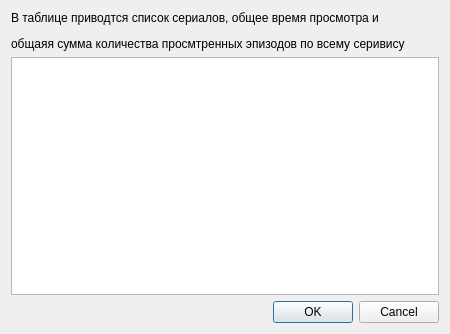
<?xml version="1.0" encoding="UTF-8"?>
<ui version="4.0">
 <class>StatDialog</class>
 <widget class="QDialog" name="StatDialog">
  <property name="geometry">
   <rect>
    <x>0</x>
    <y>0</y>
    <width>450</width>
    <height>334</height>
   </rect>
  </property>
  <property name="windowTitle">
   <string>Статистика</string>
  </property>
  <property name="modal">
   <bool>true</bool>
  </property>
  <layout class="QGridLayout" name="gridLayout">
   <item row="1" column="0">
    <widget class="QTableView" name="tableView">
     <property name="minimumSize">
      <size>
       <width>0</width>
       <height>200</height>
      </size>
     </property>
    </widget>
   </item>
   <item row="2" column="0">
    <widget class="QDialogButtonBox" name="buttonBox">
     <property name="orientation">
      <enum>Qt::Horizontal</enum>
     </property>
     <property name="standardButtons">
      <set>QDialogButtonBox::Cancel|QDialogButtonBox::Ok</set>
     </property>
    </widget>
   </item>
   <item row="0" column="0">
    <widget class="QLabel" name="label">
     <property name="minimumSize">
      <size>
       <width>0</width>
       <height>0</height>
      </size>
     </property>
     <property name="text">
      <string>&lt;html&gt;&lt;head/&gt;&lt;body&gt;&lt;p&gt;В таблице приводтся список сериалов, общее время просмотра и&lt;/p&gt;&lt;p align=&quot;justify&quot;&gt; общаяя сумма количества просмтренных эпизодов по всему серивису&lt;/p&gt;&lt;/body&gt;&lt;/html&gt;</string>
     </property>
     <property name="textFormat">
      <enum>Qt::AutoText</enum>
     </property>
    </widget>
   </item>
  </layout>
 </widget>
 <resources/>
 <connections>
  <connection>
   <sender>buttonBox</sender>
   <signal>accepted()</signal>
   <receiver>StatDialog</receiver>
   <slot>accept()</slot>
   <hints>
    <hint type="sourcelabel">
     <x>248</x>
     <y>254</y>
    </hint>
    <hint type="destinationlabel">
     <x>157</x>
     <y>274</y>
    </hint>
   </hints>
  </connection>
  <connection>
   <sender>buttonBox</sender>
   <signal>rejected()</signal>
   <receiver>StatDialog</receiver>
   <slot>reject()</slot>
   <hints>
    <hint type="sourcelabel">
     <x>316</x>
     <y>260</y>
    </hint>
    <hint type="destinationlabel">
     <x>286</x>
     <y>274</y>
    </hint>
   </hints>
  </connection>
 </connections>
</ui>
